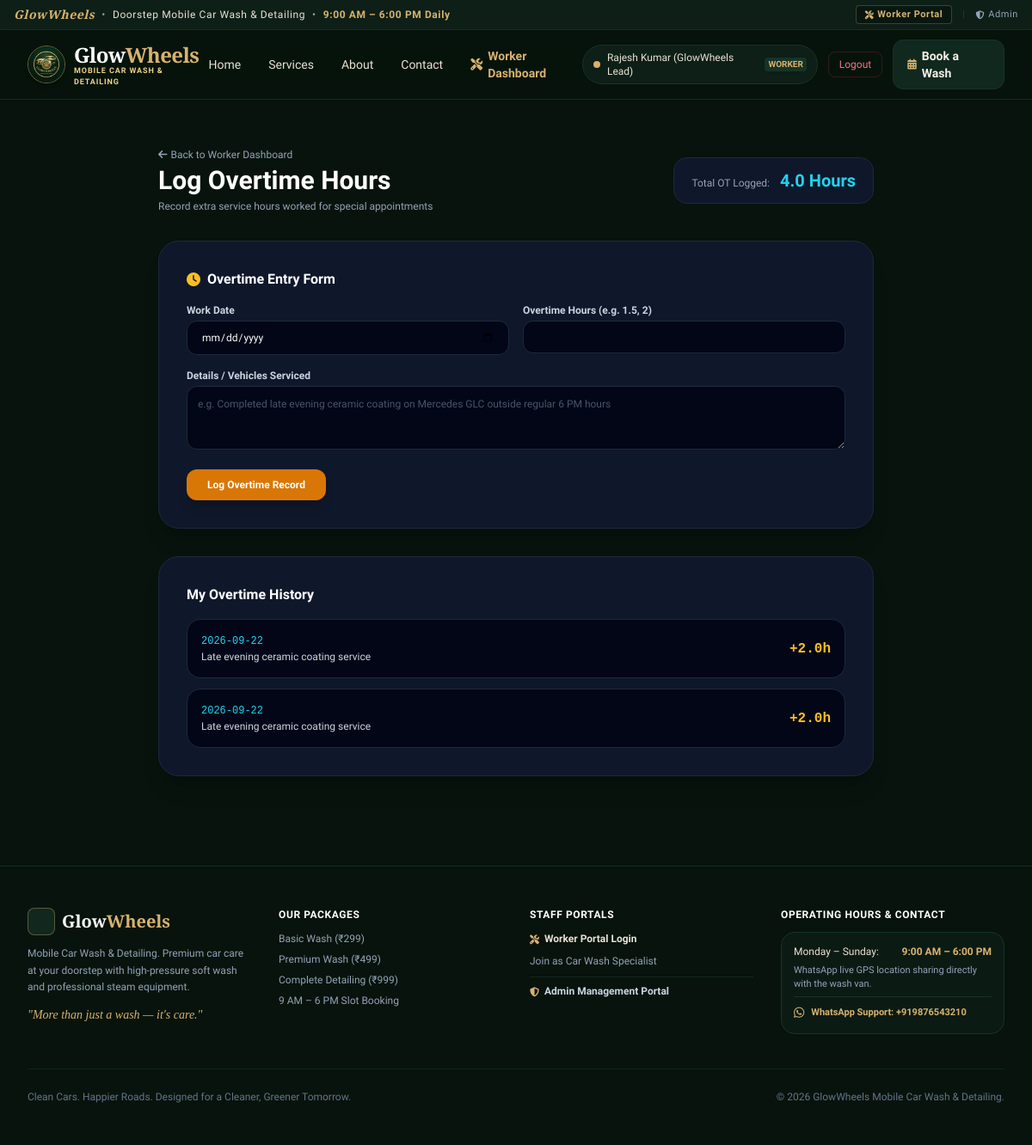
The app's page /worker/overtime (signed in), older data.
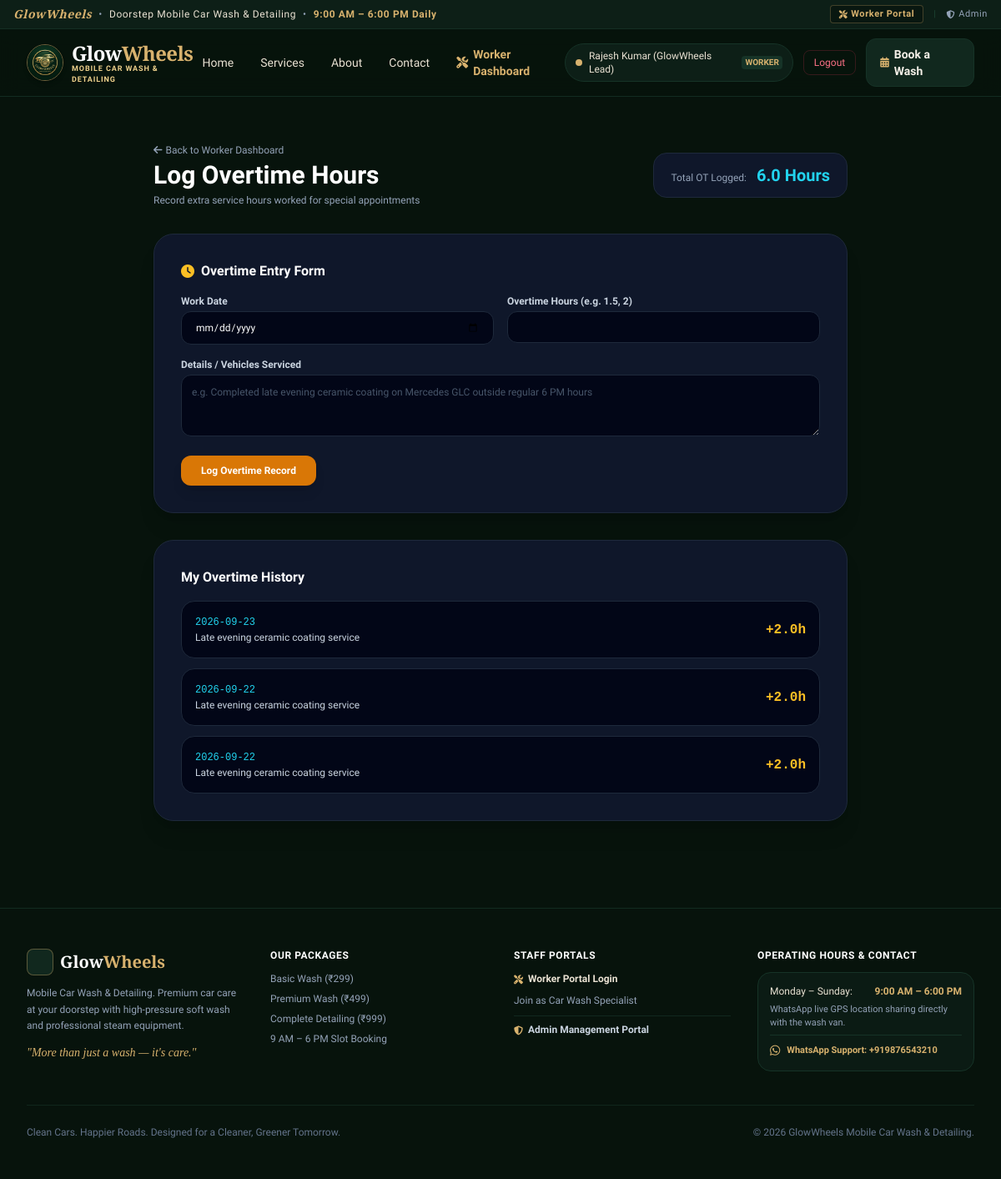
The same page, newer data.
### models.py (models this page shows)
class OvertimeLog(db.Model):
    __tablename__ = 'overtime_logs'
    id = db.Column(db.Integer, primary_key=True)
    worker_id = db.Column(db.Integer, db.ForeignKey('users.id'), nullable=False)
    work_date = db.Column(db.String(20), nullable=False)
    hours = db.Column(db.Float, nullable=False)
    reason = db.Column(db.Text, nullable=False)
    logged_at = db.Column(db.DateTime, default=datetime.utcnow)

### routes/worker_routes.py (the view, shortened to what this page needs)
@worker_bp.route('/overtime', methods=['GET', 'POST'])
@worker_required
def overtime():
    worker_id = session['user_id']
    logs = OvertimeLog.query.filter_by(worker_id=worker_id).order_by(OvertimeLog.logged_at.desc()).all()
    total_ot_hours = sum(l.hours for l in logs)
    return render_template('worker/overtime.html', logs=logs, total_ot_hours=total_ot_hours)

### routes/auth_routes.py (called while the page is built)
def worker_required(f):
    @wraps(f)
    def decorated_function(*args, **kwargs):
        if 'user_id' not in session or session.get('role') not in ['worker', 'admin']:
            flash('Worker authorization required.', 'danger')
            return redirect(url_for('auth.worker_login'))
        return f(*args, **kwargs)
    return decorated_function

### templates/worker/overtime.html (shortened to what this page needs)
{% extends 'base.html' %}
{% block content %}
<div class="max-w-4xl mx-auto px-4 sm:px-6 lg:px-8 py-10 space-y-8">
    <div class="flex flex-col sm:flex-row sm:items-center justify-between gap-4">
        <div>
            <a href="{{ url_for('worker.dashboard') }}" class="text-xs text-slate-400 hover:text-white flex items-center gap-1 mb-1">
                <i class="fa-solid fa-arrow-left"></i> Back to Worker Dashboard
            </a>
            <h1 class="text-3xl font-black text-white">Log Overtime Hours</h1>
            <p class="text-xs text-slate-400 mt-1">Record extra service hours worked for special appointments</p>
        </div>
        <div class="bg-slate-900 border border-slate-800 px-5 py-3 rounded-2xl">
            <span class="text-xs text-slate-400">Total OT Logged:</span>
            <span class="text-xl font-black text-cyan-400 ml-2">{{ total_ot_hours }} Hours</span>
        </div>
    </div>
    <div class="bg-slate-900 border border-slate-800 rounded-3xl p-6 sm:p-8 shadow-xl">
        <h3 class="text-base font-bold text-white mb-4 flex items-center gap-2">
            <i class="fa-solid fa-clock text-amber-400"></i> Overtime Entry Form
        </h3>
        <form method="POST" action="{{ url_for('worker.overtime') }}" class="space-y-4">
            <div class="grid grid-cols-1 sm:grid-cols-2 gap-4">
                <div>
                    <label class="block text-xs font-semibold text-slate-300 mb-1">Work Date</label>
                    <input type="date" name="work_date" required
                           class="w-full bg-slate-950 border border-slate-800 rounded-xl px-4 py-2.5 text-xs text-white outline-none">
                </div>
                <div>
                    <label class="block text-xs font-semibold text-slate-300 mb-1">Overtime Hours (e.g. 1.5, 2)</label>
                    <input type="number" step="0.5" name="hours" min="0.5" max="12" required
                           class="w-full bg-slate-950 border border-slate-800 rounded-xl px-4 py-2.5 text-xs text-white outline-none">
                </div>
            </div>
            <div>
                <label class="block text-xs font-semibold text-slate-300 mb-1">Details / Vehicles Serviced</label>
                <textarea name="reason" rows="3" required placeholder="e.g. Completed late evening ceramic coating on Mercedes GLC outside regular 6 PM hours"
                          class="w-full bg-slate-950 border border-slate-800 rounded-xl p-3 text-xs text-white outline-none placeholder-slate-600"></textarea>
            </div>
            <button type="submit" class="px-6 py-2.5 rounded-xl bg-amber-600 hover:bg-amber-500 text-white font-bold text-xs shadow-lg transition">
                Log Overtime Record
            </button>
        </form>
    </div>
    <div class="bg-slate-900 border border-slate-800 rounded-3xl p-6 sm:p-8 shadow-xl">
        <h3 class="text-base font-bold text-white mb-4">My Overtime History</h3>
        {% if not logs %}
            <p class="text-xs text-slate-500 py-4 text-center">No overtime entries recorded yet.</p>
        {% else %}
            <div class="space-y-3">
                {% for o in logs %}
                    <div class="p-4 rounded-2xl bg-slate-950 border border-slate-800 text-xs flex justify-between items-center">
                        <div>
                            <span class="text-xs font-mono text-cyan-400">{{ o.work_date }}</span>
                            <p class="text-slate-300 mt-0.5">{{ o.reason }}</p>
                        </div>
                        <span class="text-base font-black text-amber-400 font-mono">+{{ o.hours }}h</span>
                    </div>
                {% endfor %}
            </div>
        {% endif %}
    </div>
</div>
{% endblock %}

Row changes from the older to the newer data that the page shows:
added OvertimeLog: work_date "2026-09-23", reason "Late evening ceramic coating service", hours "2.0"
Text that changed along with them:
{{ total_ot_hours }}: "4.0" → "6.0"
